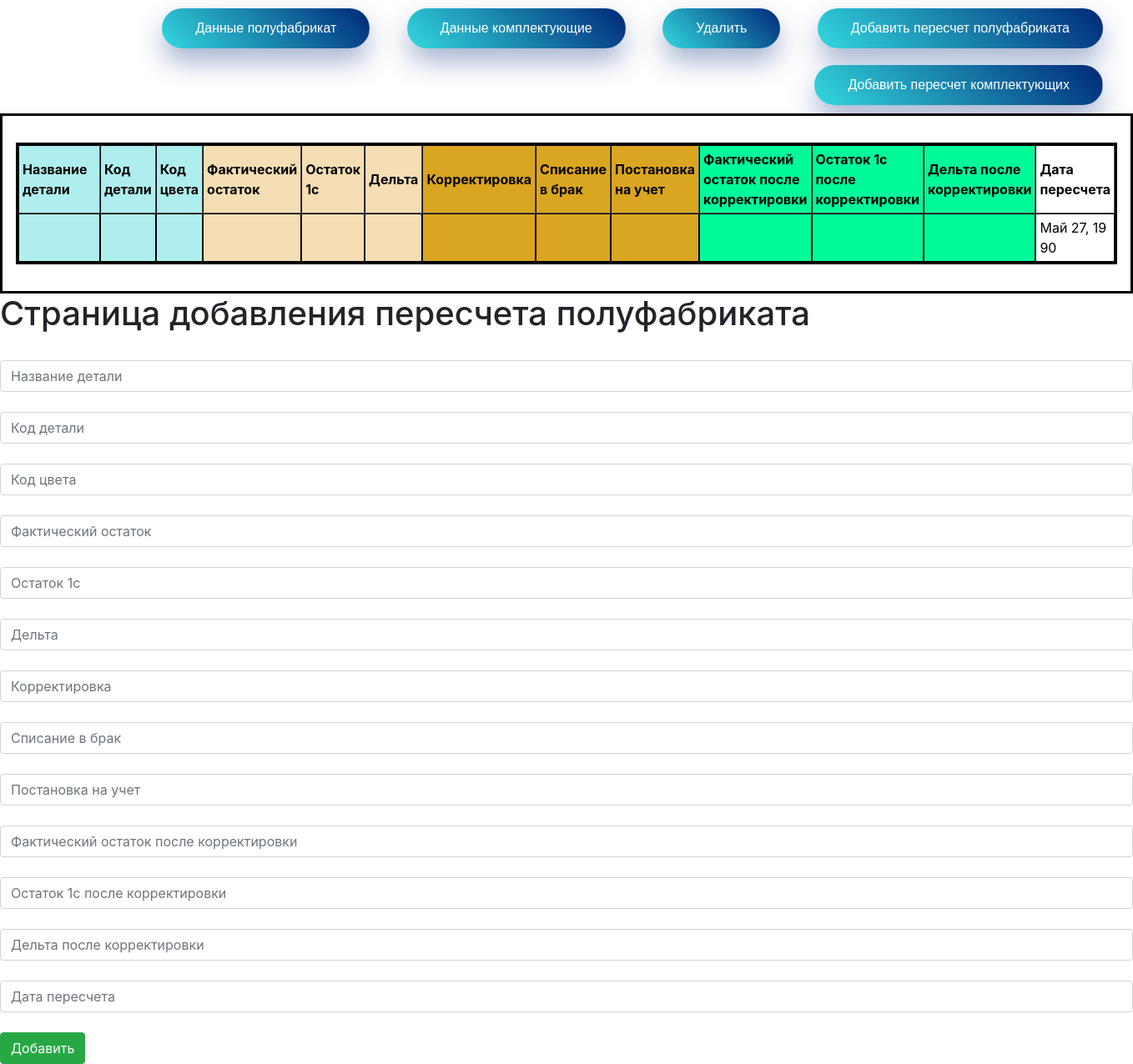
Before: /create with the older database file.
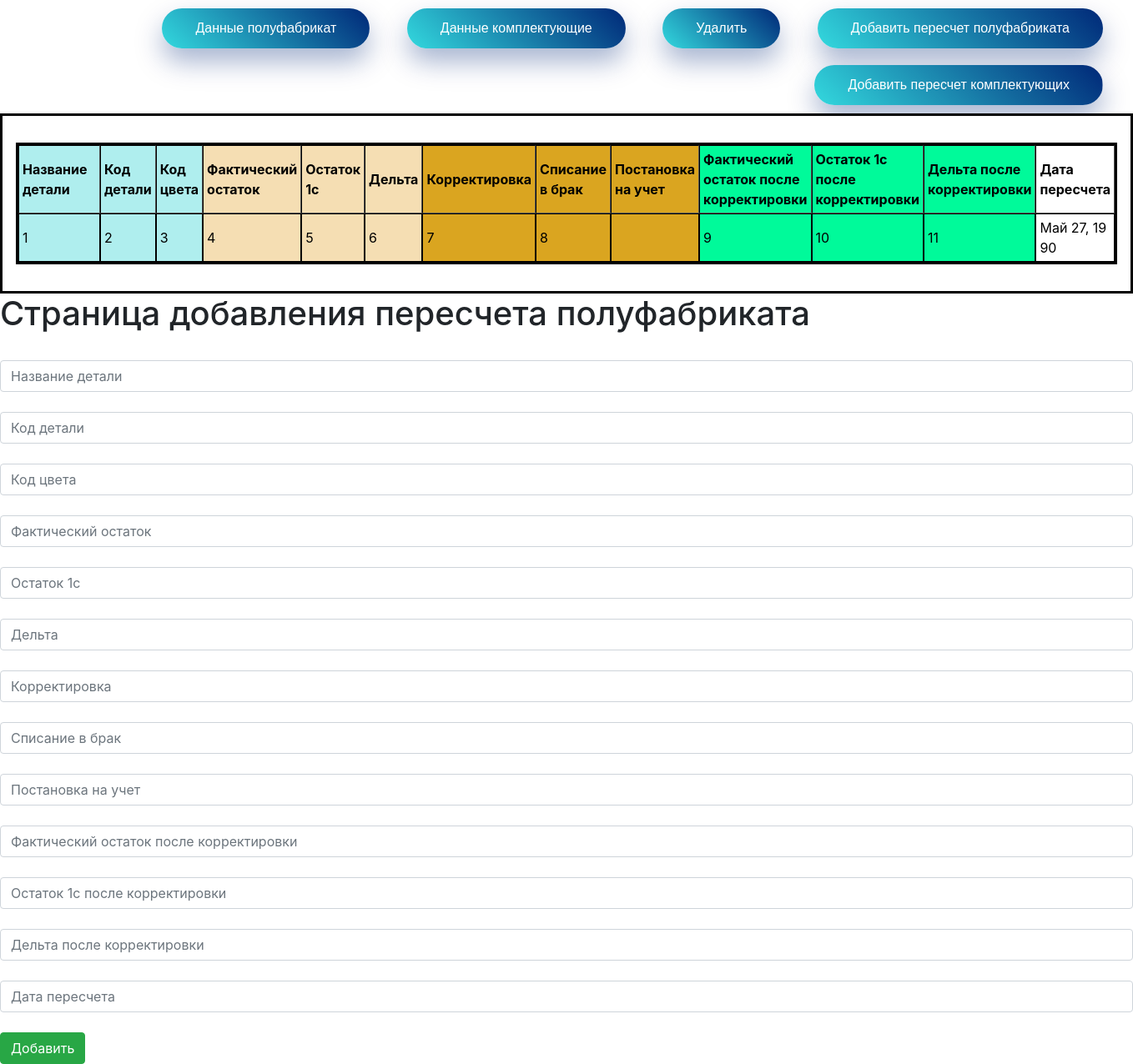
After: the same page with the newer database file.
### main/models.py (models this page shows, shortened)
class Task(models.Model):
    class Meta:
        verbose_name = "Данные полуфабриката"
        verbose_name_plural = "Данные полуфабриката"
        ordering = [
            '-release_date']
    details_name = models.CharField("Дельта", max_length=100, blank=True)
    code = models.CharField("Код детали", max_length=50, blank=True)
    color_code = models.CharField("Код цвета", max_length=50, blank=True)
    quantity_actual = models.CharField("Фактический остаток", max_length=50, blank=True)
    quantity_1c = models.CharField("Остаток 1с", max_length=50, blank=True)
    delta = models.CharField("Дельта", max_length=50, blank=True)
    adjustments = models.CharField("Корректировка", max_length=50, blank=True)
    adjustments_marriage = models.CharField("Списание в брак", max_length=50, blank=True)
    actual_registration = models.CharField("Постановка на учет", max_length=50, blank=True)
    after_adjustment_quantity_actual = models.CharField("Фактический остаток после корректировки",
                                                        max_length=50, blank=True)
    after_adjustment_quantity_1c = models.CharField("Остаток 1с после корректировки", max_length=50, blank=True)
    after_adjustment_delta = models.CharField("Дельта после корректировки", max_length=50, blank=True)
    release_date = models.DateField("Дата пересчета")

### main/views.py (the view, shortened to what this page needs)
# urls.py: path('create', views.create, name='create'),
def create(request):
    form = TaskForm()
    name = Task.objects.filter().order_by('-id')[:1]
    context = {
        'form': form,
        'name': name
    }
    return render(request, 'main/create.html', context)

### main/templates/main/create.html (shortened to what this page needs)
<!doctype html>
<html lang="ru">
<head>
    <link rel="stylesheet" href="https://cdn.jsdelivr.net/npm/bootstrap@4.5.3/dist/css/bootstrap.min.css"
>
</head>
<body>
         <nav style="text-align:right" class="my-2 my-md-0 mr-md-3">
        <a href="{% url 'home' %}" class="pressed-button">Данные полуфабрикат</a>
        <a href="{% url 'home_accessories' %}" class="pressed-button">Данные комплектующие</a>
        <a href="{% url 'about' %}" class="pressed-button">Удалить</a>
        <a href="{% url 'create' %}" class="pressed-button">Добавить пересчет полуфабриката</a>
        <a href="{% url 'create_accessories' %}" class="pressed-button">Добавить пересчет комплектующих</a>
        </nav>
    <dialog id="dialog" style="">
  <p>
      <table  border="1" cellpadding="4" cellspacing="0">
            <tr>
                <th bgcolor="#AFEEEE" width="300"> Название детали</th>
                <th bgcolor="#AFEEEE"> Код детали</th>
                <th bgcolor="#AFEEEE"> Код цвета</th>
                <th bgcolor="#F5DEB3"> Фактический остаток</th>
                <th bgcolor="#F5DEB3"> Остаток 1с</th>
                <th bgcolor="#F5DEB3"> Дельта</th>
                <th bgcolor="#DAA520"> Корректировка</th>
                <th bgcolor="#DAA520"> Списание в брак</th>
                <th bgcolor="#DAA520"> Постановка на учет</th>
                <th bgcolor="#00FA9A"> Фактический остаток после корректировки</th>
                <th bgcolor="#00FA9A"> Остаток 1с после корректировки</th>
                <th bgcolor="#00FA9A"> Дельта после корректировки</th>
                <th> Дата пересчета</th>
            </tr>
            {% for el in name %}
            <tr>
                <td bgcolor="#AFEEEE" >{{ el.details_name }}</td>
                <td bgcolor="#AFEEEE">{{ el.code }}</td>
                <td bgcolor="#AFEEEE">{{ el.color_code }}</td>
                <td bgcolor="#F5DEB3">{{ el.quantity_actual }}</td>
                <td bgcolor="#F5DEB3">{{ el.quantity_1c }}</td>
                <td bgcolor="#F5DEB3">{{ el.delta }}</td>
                <td bgcolor="#DAA520">{{ el.adjustments }}</td>
                <td bgcolor="#DAA520">{{ el.adjustments_marriage }}</td>
                <td bgcolor="#DAA520">{{ el.actual_registration }}</td>
                <td bgcolor="#00FA9A">{{ el.after_adjustment_quantity_actual }}</td>
                <td bgcolor="#00FA9A">{{ el.after_adjustment_quantity_1c }}</td>
                <td bgcolor="#00FA9A">{{ el.after_adjustment_delta }}</td>
                <td>{{ el.release_date }}</td>
            </tr>
            {% endfor %}
        </table>
  </p>
</dialog>
    <div>
        <br>
        <br>
        <br>
        <br>
        <br>
        <br>
        <br>
        <br>
        <br>
        <h1 style="text-align:left">Страница добавления пересчета полуфабриката</h1>
        <br>
    </div>
    <form id="123" method="post">
        {{ form.details_name }}<br>
        {{ form.code }}<br>
        {{ form.color_code }}<br>
        {{ form.quantity_actual }}<br>
        {{ form.quantity_1c }}<br>
        {{ form.delta }}<br>
        {{ form.adjustments }}<br>
        {{ form.adjustments_marriage }}<br>
        {{ form.actual_registration }}<br>
        {{ form.after_adjustment_quantity_actual }}<br>
        {{ form.after_adjustment_quantity_1c }}<br>
        {{ form.after_adjustment_delta }}<br>
        {{ form.release_date }}<br>
        <button type="submit" class="btn btn-success">Добавить</button>
    </form>
</body>
</html>

Changed rows visible on the page:
no longer on this page (row unchanged): Task: release_date "Май 27, 1990"
added Task: details_name "1", code "2", color_code "3", quantity_actual "4", quantity_1c "5", delta "6", adjustments "7", adjustments_marriage "8", after_adjustment_quantity_actual "9", after_adjustment_quantity_1c "10", after_adjustment_delta "11", release_date "Май 27, 1990"
